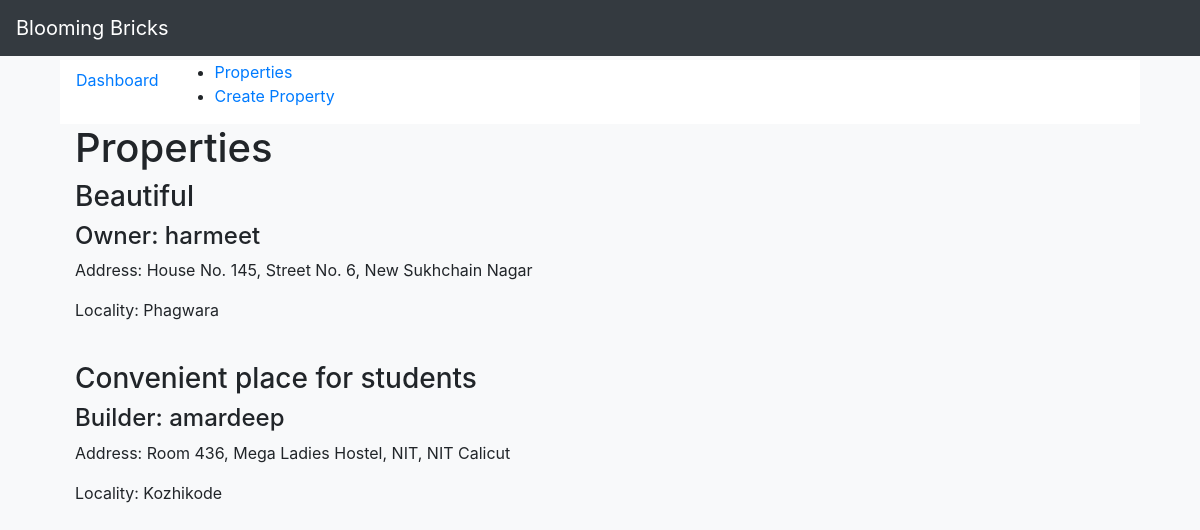
/bbricks/all/, run on an earlier commit of the app's database.
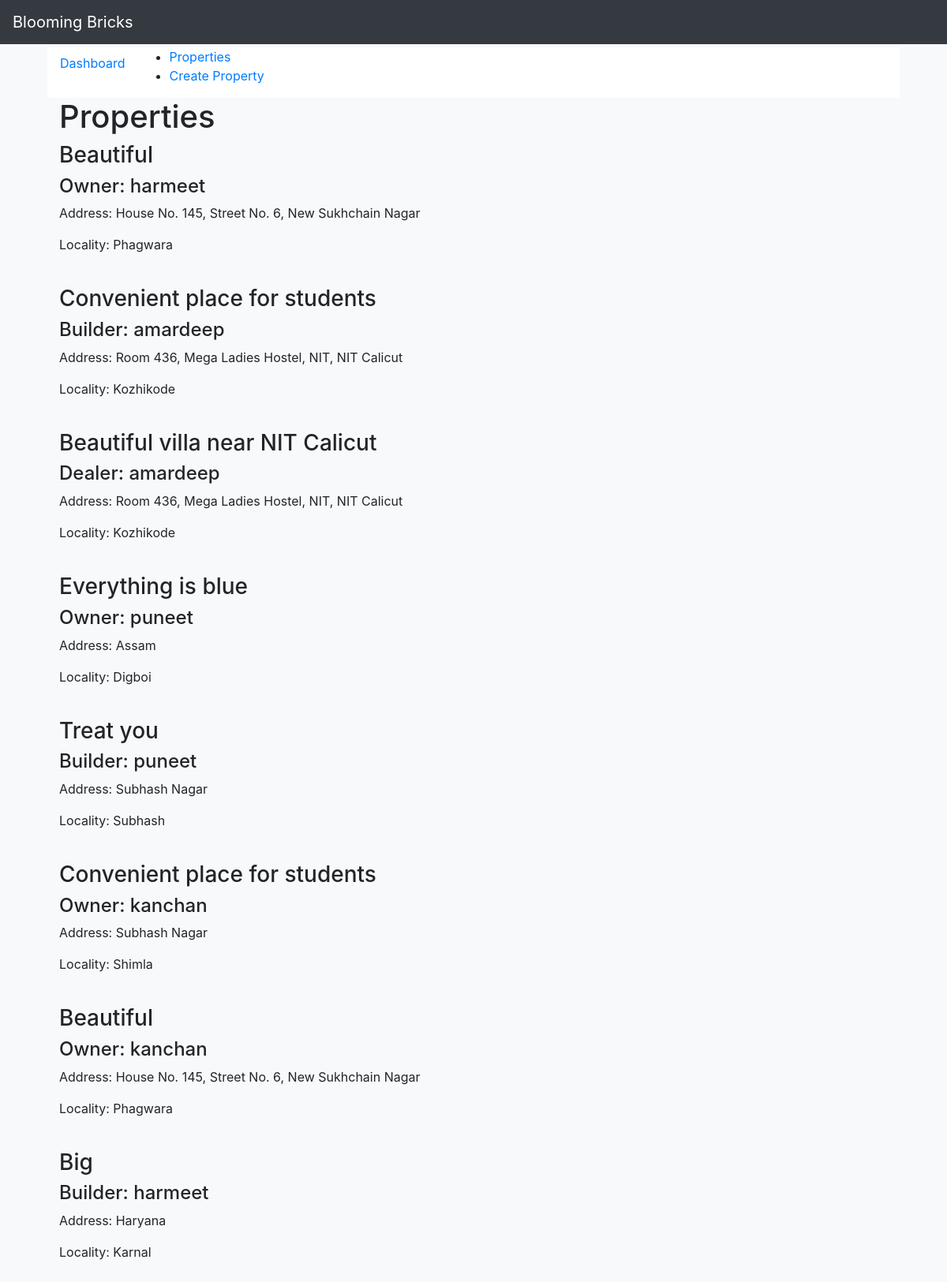
And on a later commit of the database.
### bbricks/models.py (models this page shows, shortened)
class Property(models.Model):
    seller = models.ForeignKey(UserProfile, on_delete=models.CASCADE)
    type = models.CharField(max_length=50, choices=[('Apartment', 'Apartment'), ('Land', 'Land'),
                                                    ('Independent House', 'Independent House')])
    posted_for = models.CharField(max_length=50, choices=[('Sale', 'Sale'), ('Rent', 'Rent'),
                                                          ('Paying Guest', 'Paying Guest')])
    posted_by = models.CharField(max_length=10, choices=[('Owner', 'Owner'), ('Dealer', 'Dealer'),
                                                         ('Builder', 'Builder')])
    project_name = models.CharField(max_length=50)
    locality = models.CharField(max_length=50)
    city = models.ForeignKey(City, on_delete=models.CASCADE)
    state = models.ForeignKey(State, on_delete=models.CASCADE)
    address = models.CharField(max_length=200)
    area = models.IntegerField()
    units = models.CharField(max_length=50, choices=[('Marla', 'Marla'), ('Acres', 'Acres'), ('Sq.Ft.', 'Sq.Ft.')])
    description = models.CharField(max_length=500)

class UserProfile(models.Model):
    user = models.OneToOneField(User, on_delete=models.CASCADE)
    photo = models.FileField(upload_to=get_upload_file_name)
    mobile_no = models.CharField(max_length=10)

### bbricks/views.py (the view)
def properties(request):
    args = {}
    args.update(csrf(request))
    args['properties'] = Property.objects.all()
    return render_to_response('bbricks/all.html', args)

### bbricks/templates/bbricks/all.html
{% extends 'bbricks/base.html' %}
{% block sidebar %}
    <ul>
        <li><a href="/bbricks/all">Properties</a></li>
        <li><a href="/bbricks/create">Create Property</a></li>
    </ul>
{% endblock %}
{% block content %}
    {% if properties.count > 0 %}
        <h1>Properties</h1>
        {% for property in properties %}
            <div>
                <h3>{{ property.description }}</h3>
                <h4>{{ property.posted_by }}: {{ property.seller.user.username }}</h4>
                <p>Address: {{ property.address }}</p>
                <p>Locality: {{ property.locality }}</p><br>
            </div>
        {% endfor %}
    {% endif %}
{% endblock %}

What changed in the data, as far as the page shows it:
added Property: description "Beautiful villa near NIT Calicut", posted_by "Dealer", seller.user.username "amardeep", address "Room 436, Mega Ladies Hostel, NIT, NIT Calicut", locality "Kozhikode"
added Property: description "Everything is blue", posted_by "Owner", seller.user.username "puneet", address "Assam", locality "Digboi"
added Property: description "Treat you", posted_by "Builder", seller.user.username "puneet", address "Subhash Nagar", locality "Subhash"
added Property: description "Convenient place for students", posted_by "Owner", seller.user.username "kanchan", address "Subhash Nagar", locality "Shimla"
added Property: description "Beautiful", posted_by "Owner", seller.user.username "kanchan", address "House No. 145, Street No. 6, New Sukhchain Nagar", locality "Phagwara"
added Property: description "Big", posted_by "Builder", seller.user.username "harmeet", address "Haryana", locality "Karnal"
